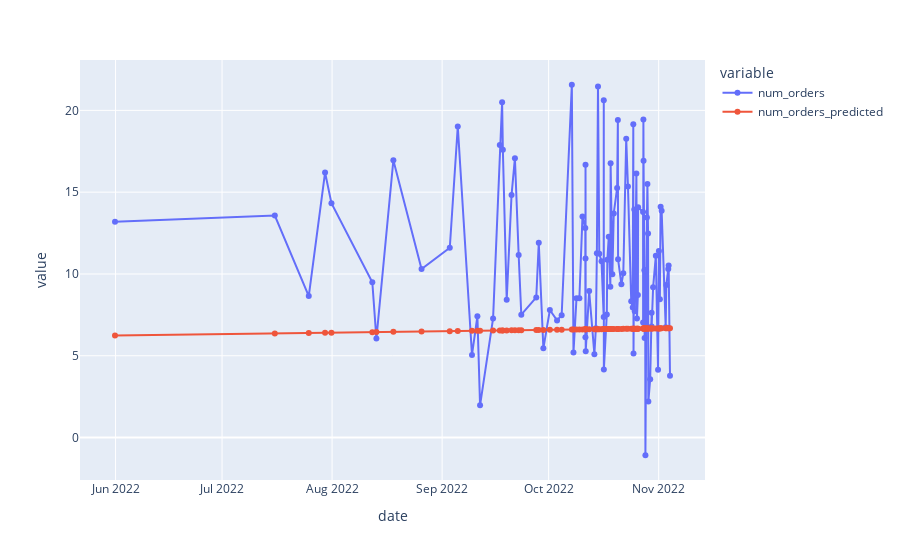

The cell this chart's notebook holds for it:
### Code cell
# generate predictions for the true data
a, b = order_forecast_model
daily_order_summary['num_orders_predicted'] = model_func(daily_order_summary['order_date'].astype(np.int64), a, b)
daily_order_summary = daily_order_summary.sort_values(by="order_date")
fig = px.line(daily_order_summary, x="order_date", y=['num_orders', 'num_orders_predicted'], markers=True)
fig.show()
